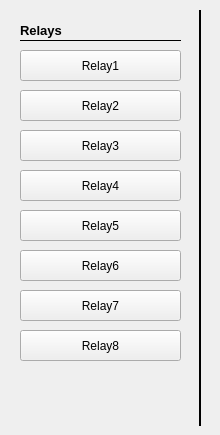
   <widget class="QWidget" name="Relay">
    <attribute name="title">
     <string>Relay</string>
    </attribute>
    <widget class="Line" name="line_31">
     <property name="geometry">
      <rect>
       <x>20</x>
       <y>40</y>
       <width>161</width>
       <height>1</height>
      </rect>
     </property>
     <property name="frameShadow">
      <enum>QFrame::Plain</enum>
     </property>
     <property name="orientation">
      <enum>Qt::Horizontal</enum>
     </property>
    </widget>
    <widget class="QPushButton" name="relayButton0">
     <property name="geometry">
      <rect>
       <x>20</x>
       <y>50</y>
       <width>161</width>
       <height>31</height>
      </rect>
     </property>
     <property name="toolTip">
      <string>&lt;html&gt;&lt;head/&gt;&lt;body&gt;&lt;p&gt;Starts for Relay the defined function (Switch or Pulse)&lt;/p&gt;&lt;/body&gt;&lt;/html&gt;</string>
     </property>
     <property name="text">
      <string>Relay1</string>
     </property>
    </widget>
    <widget class="QPushButton" name="relayButton2">
     <property name="geometry">
      <rect>
       <x>20</x>
       <y>130</y>
       <width>161</width>
       <height>31</height>
      </rect>
     </property>
     <property name="toolTip">
      <string>&lt;html&gt;&lt;head/&gt;&lt;body&gt;&lt;p&gt;Starts for Relay the defined function (Switch or Pulse)&lt;/p&gt;&lt;/body&gt;&lt;/html&gt;</string>
     </property>
     <property name="text">
      <string>Relay3</string>
     </property>
    </widget>
    <widget class="QPushButton" name="relayButton1">
     <property name="geometry">
      <rect>
       <x>20</x>
       <y>90</y>
       <width>161</width>
       <height>31</height>
      </rect>
     </property>
     <property name="toolTip">
      <string>&lt;html&gt;&lt;head/&gt;&lt;body&gt;&lt;p&gt;Starts for Relay the defined function (Switch or Pulse)&lt;/p&gt;&lt;/body&gt;&lt;/html&gt;</string>
     </property>
     <property name="text">
      <string>Relay2</string>
     </property>
    </widget>
    <widget class="QLabel" name="label_96">
     <property name="geometry">
      <rect>
       <x>20</x>
       <y>20</y>
       <width>161</width>
       <height>21</height>
      </rect>
     </property>
     <property name="font">
      <font>
       <pointsize>10</pointsize>
       <weight>75</weight>
       <bold>true</bold>
      </font>
     </property>
     <property name="text">
      <string>Relays</string>
     </property>
    </widget>
    <widget class="QPushButton" name="relayButton3">
     <property name="geometry">
      <rect>
       <x>20</x>
       <y>170</y>
       <width>161</width>
       <height>31</height>
      </rect>
     </property>
     <property name="toolTip">
      <string>&lt;html&gt;&lt;head/&gt;&lt;body&gt;&lt;p&gt;Starts for Relay the defined function (Switch or Pulse)&lt;/p&gt;&lt;/body&gt;&lt;/html&gt;</string>
     </property>
     <property name="text">
      <string>Relay4</string>
     </property>
    </widget>
    <widget class="QPushButton" name="relayButton4">
     <property name="geometry">
      <rect>
       <x>20</x>
       <y>210</y>
       <width>161</width>
       <height>31</height>
      </rect>
     </property>
     <property name="toolTip">
      <string>&lt;html&gt;&lt;head/&gt;&lt;body&gt;&lt;p&gt;Starts for Relay the defined function (Switch or Pulse)&lt;/p&gt;&lt;/body&gt;&lt;/html&gt;</string>
     </property>
     <property name="text">
      <string>Relay5</string>
     </property>
    </widget>
    <widget class="QPushButton" name="relayButton5">
     <property name="geometry">
      <rect>
       <x>20</x>
       <y>250</y>
       <width>161</width>
       <height>31</height>
      </rect>
     </property>
     <property name="toolTip">
      <string>&lt;html&gt;&lt;head/&gt;&lt;body&gt;&lt;p&gt;Starts for Relay the defined function (Switch or Pulse)&lt;/p&gt;&lt;/body&gt;&lt;/html&gt;</string>
     </property>
     <property name="text">
      <string>Relay6</string>
     </property>
    </widget>
    <widget class="QPushButton" name="relayButton6">
     <property name="geometry">
      <rect>
       <x>20</x>
       <y>290</y>
       <width>161</width>
       <height>31</height>
      </rect>
     </property>
     <property name="toolTip">
      <string>&lt;html&gt;&lt;head/&gt;&lt;body&gt;&lt;p&gt;Starts for Relay the defined function (Switch or Pulse)&lt;/p&gt;&lt;/body&gt;&lt;/html&gt;</string>
     </property>
     <property name="text">
      <string>Relay7</string>
     </property>
    </widget>
    <widget class="QPushButton" name="relayButton7">
     <property name="geometry">
      <rect>
       <x>20</x>
       <y>330</y>
       <width>161</width>
       <height>31</height>
      </rect>
     </property>
     <property name="toolTip">
      <string>&lt;html&gt;&lt;head/&gt;&lt;body&gt;&lt;p&gt;Starts for Relay the defined function (Switch or Pulse)&lt;/p&gt;&lt;/body&gt;&lt;/html&gt;</string>
     </property>
     <property name="text">
      <string>Relay8</string>
     </property>
    </widget>
    <widget class="Line" name="line_59">
     <property name="geometry">
      <rect>
       <x>190</x>
       <y>10</y>
       <width>21</width>
       <height>416</height>
      </rect>
     </property>
     <property name="styleSheet">
      <string notr="true"/>
     </property>
     <property name="frameShadow">
      <enum>QFrame::Plain</enum>
     </property>
     <property name="lineWidth">
      <number>2</number>
     </property>
     <property name="orientation">
      <enum>Qt::Vertical</enum>
     </property>
    </widget>
   </widget>
